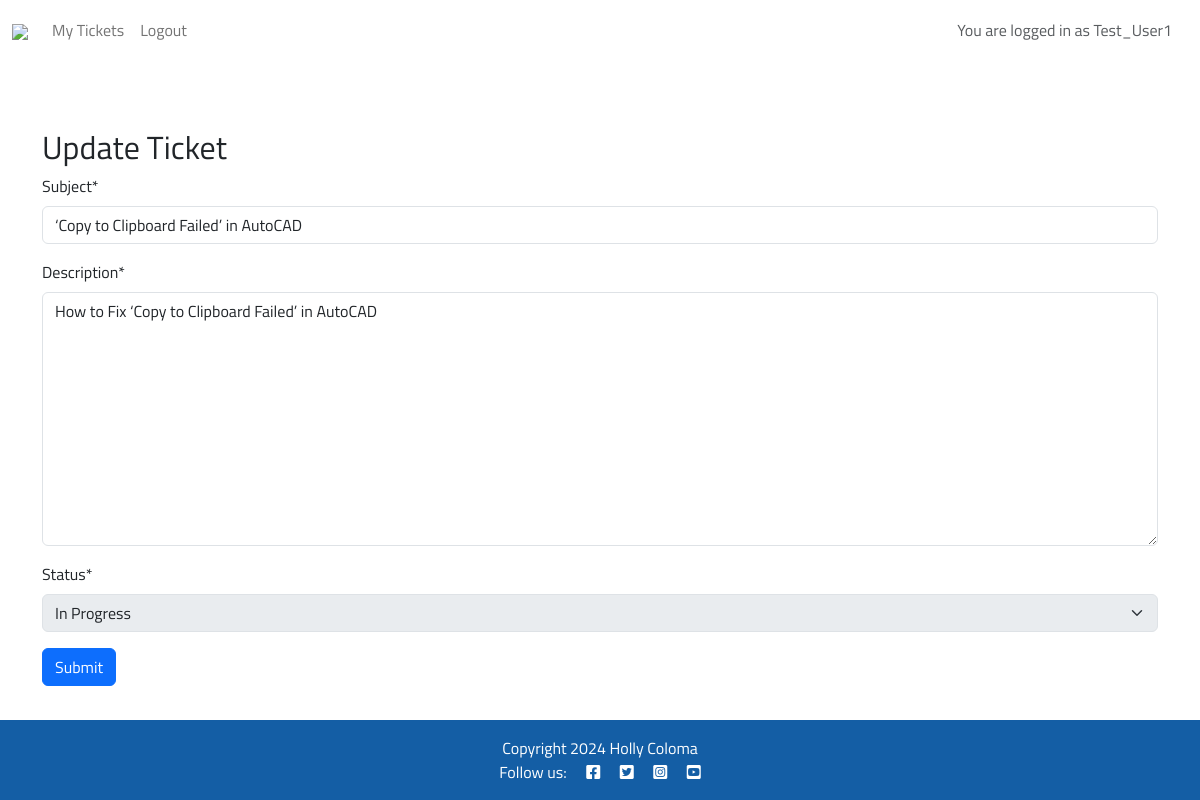
Before: /ticket/10/edit/ (signed in) with the older database file.
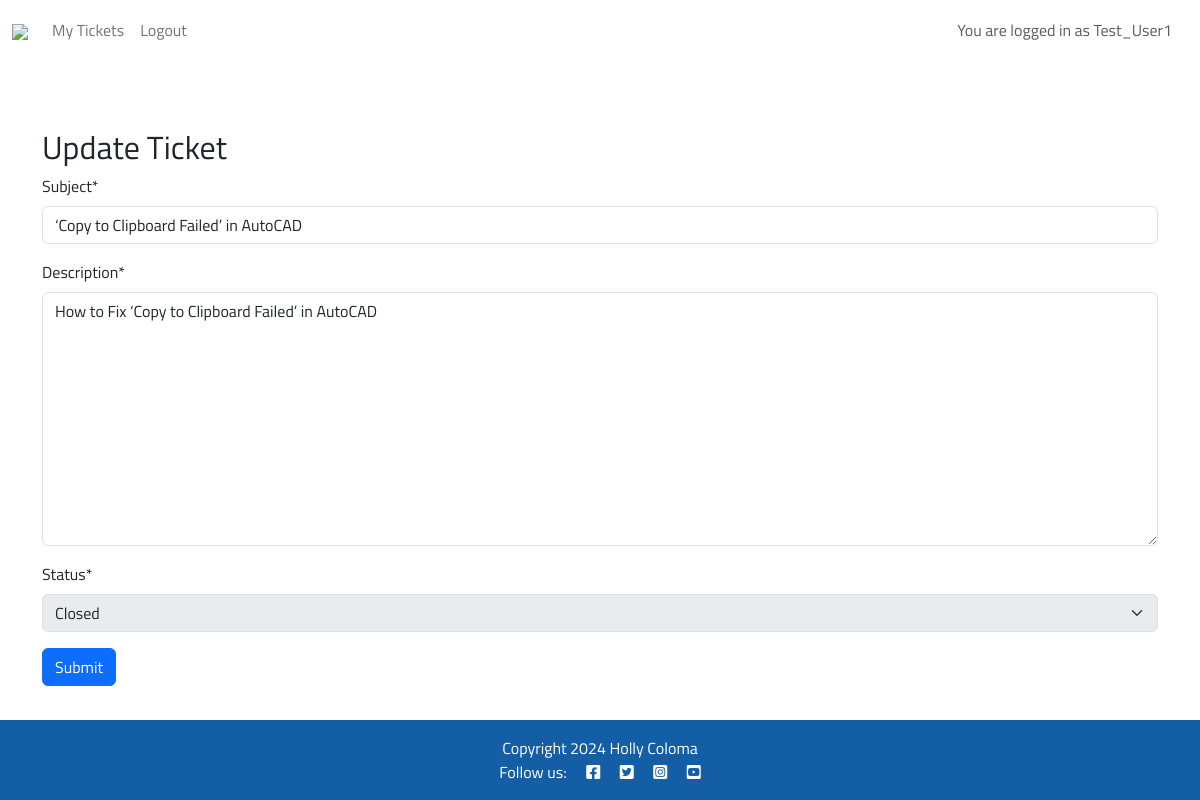
After: the same page with the newer database file.
### support/models.py (models this page shows, shortened)
class Ticket(models.Model):
    STATUS_OPTIONS = (
        ('Open', 'Open'),
        ('In Progress', 'In Progress'),
        ('Closed', 'Closed'),
    )
    ticket_id = models.CharField(max_length=20, unique=True)
    user = models.ForeignKey(User, on_delete=models.CASCADE)
    subject = models.CharField(max_length=255)
    description = models.TextField()
    status = models.CharField(max_length=20, choices=STATUS_OPTIONS, default='Open')
    created_on = models.DateTimeField(auto_now_add=True)
    updated_on = models.DateTimeField(auto_now=True)

### support/views.py (the view, shortened to what this page needs)
# urls.py: path('ticket/<int:pk>/edit/', TicketUpdateView.as_view(), name='ticket_edit'),
class TicketUpdateView(LoginRequiredMixin, UpdateView):
    model = Ticket
    form_class = TicketUpdateForm
    template_name = 'support/ticket_form.html'
    success_message = "Ticket was updated successfully!"
    def get_queryset(self):
        queryset = super().get_queryset()
        if self.request.user.is_staff or self.request.user.is_superuser:
            return Ticket.objects.all()
        return Ticket.objects.filter(user=self.request.user)
    def get_form_kwargs(self):
        kwargs = super().get_form_kwargs()
        kwargs['user'] = self.request.user  # Pass the user to the form
        return kwargs

### support/forms.py
class TicketUpdateForm(forms.ModelForm):
    class Meta:
        model = Ticket
        fields = ['subject', 'description', 'status']
    def __init__(self, *args, **kwargs):
        self.user = kwargs.pop('user', None)
        super().__init__(*args, **kwargs)
        if self.user:
            if self.user.is_staff and not self.user.is_superuser:  # Tech support (staff but not admin)
                self.fields['subject'].disabled = True
                self.fields['description'].disabled = True
            elif self.user.is_superuser:  # Admin
                pass  # Admins can edit everything
            else:  # Regular users
                self.fields['status'].disabled = True

### support/templates/support/ticket_form.html (shortened to what this page needs)
{% extends "base.html" %}
{% block content %}
{% load crispy_forms_tags %}
<div class="container mt-5">
    <h2>{% if form.instance.pk %}Update Ticket{% else %}Create a New Ticket{% endif %}</h2>
    <form method="post" action="">
        {{ form|crispy }}
        <button type="submit" class="btn btn-primary">Submit</button>
    </form>
</div>
{% endblock content %}

Changed rows visible on the page:
changed Ticket "‘Copy to Clipboard Failed’ in AutoCAD": status "In Progress" → "Closed"
